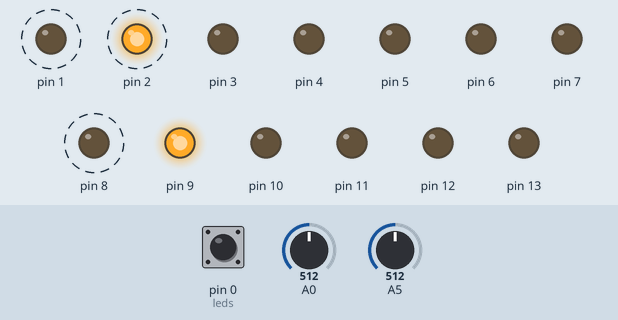
This sketch was run on a simulated Arduino Uno, built with avr-gcc and run on an emulated ATmega328P. On the bench: output pins drawn as LEDs (lit = HIGH). Dashed ring = blinking. Inputs (shaded band) come from the test bench; at power-on: A0 = 512, A5 = 512, pin 0 (leds) HIGH.

Above: at 1.3 s.
1.4 s: A0 set to 788
4.4 s: A0 set to 817
At 5.62 s:
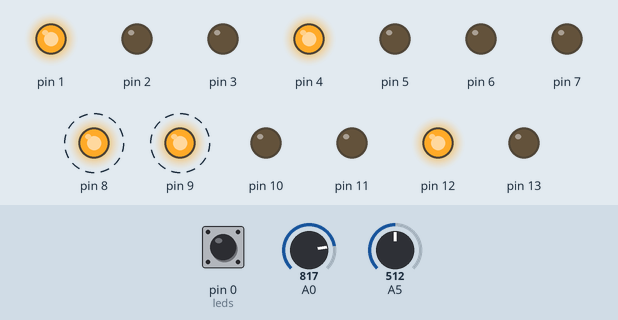
7.4 s: A0 set to 716
At 8.9 s:
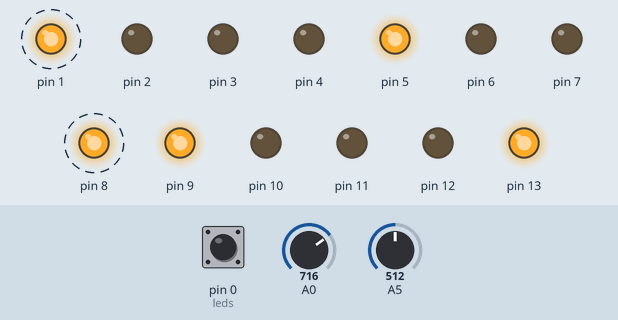
10.4 s: A5 set to 784
13.4 s: A5 set to 806
At 14.63 s:
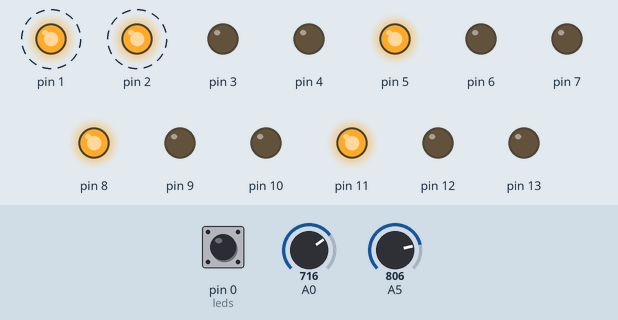
16.4 s: A5 set to 716
At 18.1 s:
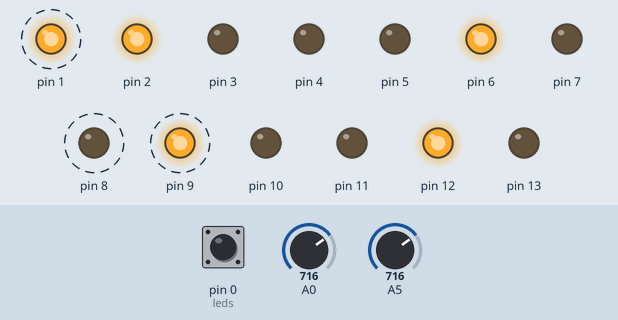
Timing chart, 0 to 22.7 s (numbered marks = the images above; inputs shaded):
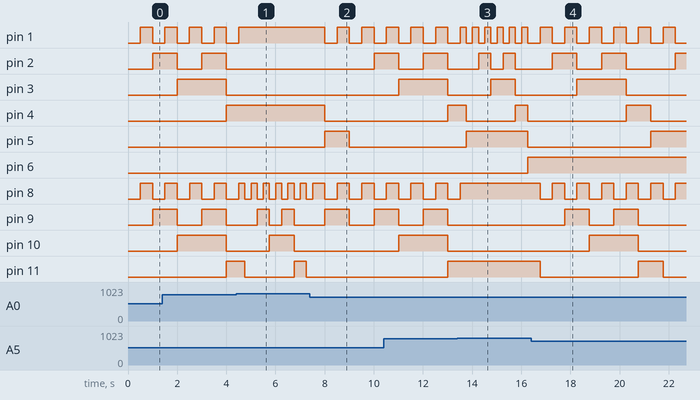

The sketch:

Binary_watch.ino
```cpp
int second=0, minute=0, hour=0; //start the time on 00:00:00
int munit,hunit,valm=0,valh=0,ledstats,i;

void setup() { //set outputs and inputs
pinMode(1, OUTPUT);pinMode(2, OUTPUT);pinMode(3, OUTPUT);pinMode(4, OUTPUT);pinMode(5, OUTPUT);
pinMode(6, OUTPUT);pinMode(7, OUTPUT);pinMode(8, OUTPUT);pinMode(9, OUTPUT);pinMode(10, OUTPUT);
pinMode(11, OUTPUT);pinMode(12, OUTPUT);pinMode(13, OUTPUT);

pinMode(0, INPUT);
}

void loop() {

static unsigned long lastTick = 0; // set up a local variable to hold the last time we moved forward one second
// (static variables are initialized once and keep their values between function calls)
// move forward one second every 1000 milliseconds

if (millis() - lastTick >= 1000) {
 lastTick = millis();
 second++;

}

// move forward one minute every 60 seconds
 if (second >= 60) {
 minute++;
 second = 0; // reset seconds to zero
}

// move forward one hour every 60 minutes
if (minute >=60) {
 hour++;
 minute = 0; // reset minutes to zero
}

if (hour >=24) {
 hour=0;
 minute = 0; // reset minutes to zero
}

 munit = minute%10; //sets the variable munit and hunit for the unit digits
 hunit = hour%10;


 ledstats = digitalRead(0);  // read input value, for setting leds off, but keeping count
 if (ledstats == LOW) {

 for(i=1;i<=13;i++){
 digitalWrite(i, LOW);}

 } else  {

 //minutes units
 if(munit == 1 || munit == 3 || munit == 5 || munit == 7 || munit == 9) {  digitalWrite(1, HIGH);} else {  digitalWrite(1,LOW);}
 if(munit == 2 || munit == 3 || munit == 6 || munit == 7) {digitalWrite(2, HIGH);} else {digitalWrite(2,LOW);}
 if(munit == 4 || munit == 5 || munit == 6 || munit == 7) {digitalWrite(3, HIGH);} else {digitalWrite(3,LOW);}
 if(munit == 8 || munit == 9) {digitalWrite(4, HIGH);} else {digitalWrite(4,LOW);}

 //minutes
 if((minute >= 10 && minute < 20) || (minute >= 30 && minute < 40) || (minute >= 50 && minute < 60))  {digitalWrite(5, HIGH);} else {digitalWrite(5,LOW);}
 if(minute >= 20 && minute < 40)  {digitalWrite(6, HIGH);} else {digitalWrite(6,LOW);}
 if(minute >= 40 && minute < 60) {digitalWrite(7, HIGH);} else {digitalWrite(7,LOW);}

 //hour units
 if(hunit == 1 || hunit == 3 || hunit == 5 || hunit == 7 || hunit == 9) {digitalWrite(8, HIGH);} else {digitalWrite(8,LOW);}
 if(hunit == 2 || hunit == 3 || hunit == 6 || hunit == 7) {digitalWrite(9, HIGH);} else {digitalWrite(9,LOW);}
 if(hunit == 4 || hunit == 5 || hunit == 6 || hunit == 7) {digitalWrite(10, HIGH);} else {digitalWrite(10,LOW);}
 if(hunit == 8 || hunit == 9) {digitalWrite(11, HIGH);} else {digitalWrite(11,LOW);}

 //hour
 if(hour >= 10 && hour < 20)  {digitalWrite(12, HIGH);} else {digitalWrite(12,LOW);}
 if(hour >= 20 && hour < 24)  {digitalWrite(13, HIGH);} else {digitalWrite(13,LOW);}

 }

 valm = analogRead(0);    // add one minute when pressed
  if(valm<800) {
  minute++;
  second=0;
  delay(250);
 }

 valh = analogRead(5);    // add one hour when pressed
  if(valh<800) {
  hour++;
  second=0;
  delay(250);
 }


}
```

Measured:
- the behaviour switches between 799 and 800 on A0 (found by bisection; images 0 and 1)
- the behaviour switches between 799 and 800 on A5 (found by bisection; images 2 and 3)
- after the input at 4.4 s, pin 1: goes on until 4.5 s, then stays HIGH; pin 2: stays LOW (without the input it goes to HIGH after 1.6 s); pin 3: stays LOW (without the input it goes to HIGH after 2.6 s); pin 4: stays HIGH (without the input it goes to LOW after 0.60 s); pin 5: stays LOW (without the input it goes to HIGH after 0.60 s)
- after the input at 7.4 s, pin 2: LOW → HIGH after 2.6 s; pin 4: HIGH → LOW after 0.61 s instead of 0.86 s; pin 5: LOW → HIGH after 0.61 s, → LOW 1.0 s later; pin 8: alternates HIGH for 0.50 s and LOW for 0.50 s, starting after 0.61 s; pin 10: stays LOW (without the input it goes to HIGH after 1.9 s)
- after the input at 13.4 s, pin 1: alternates HIGH for 0.25 s and LOW for 0.25 s, starting after 0.36 s; pin 3: LOW → HIGH after 1.4 s instead of 2.6 s; pin 4: HIGH → LOW after 0.36 s instead of 0.61 s; pin 5: LOW → HIGH after 0.36 s instead of 0.61 s; pin 6: LOW → HIGH after 2.9 s
- after the input at 16.4 s, pin 1: alternates HIGH for 0.50 s and LOW for 0.50 s, starting after 0.36 s; pin 6: stays HIGH (without the input it goes to LOW after 4.9 s)
- by itself, pin 1, pin 8: alternates HIGH for 0.50 s and LOW for 0.50 s
